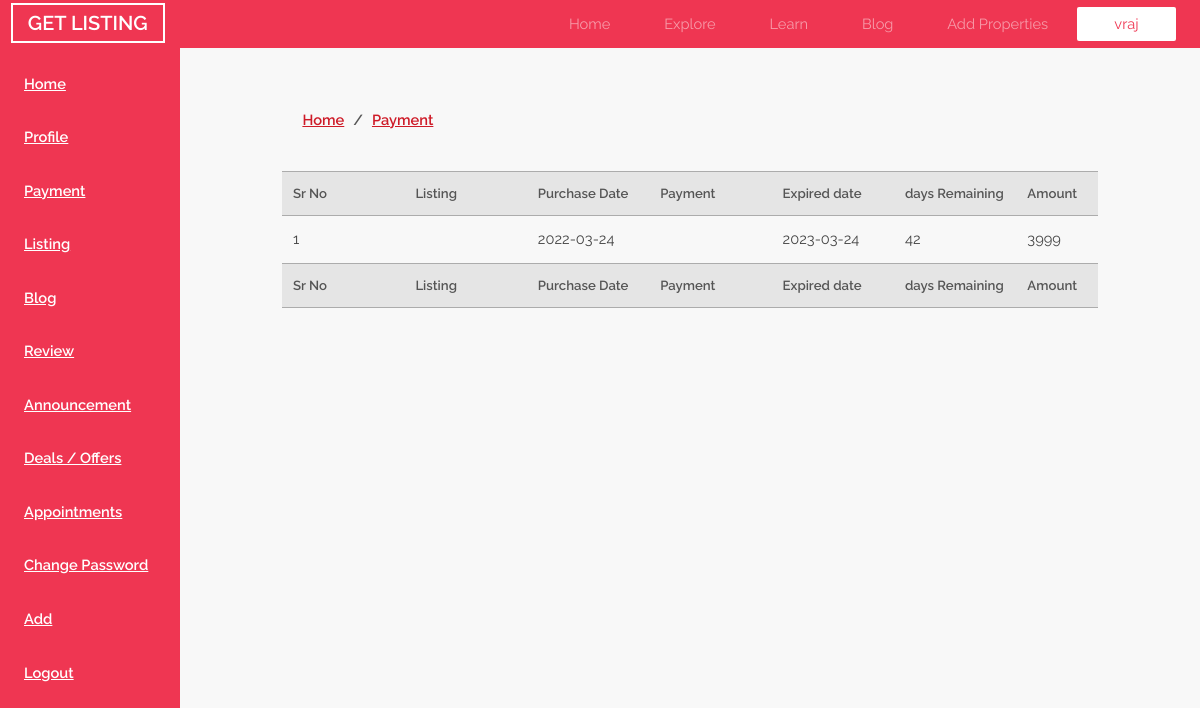
Page /dashboard/payment.php (signed in) on the committed database.
### tables this page shows
CREATE TABLE `user_type` (
  `id` int(10) NOT NULL,
  `name` varchar(50) NOT NULL,
  `email` varchar(50) NOT NULL,
  `contact` varchar(10) NOT NULL,
  `password` varchar(50) NOT NULL,
  `verify_code` int(10) NOT NULL,
  `type` varchar(20) NOT NULL DEFAULT 'user',
  `listing` int(10) NOT NULL DEFAULT 0,
  `fav_listing` text NOT NULL,
  `status` int(1) NOT NULL DEFAULT 0
);

CREATE TABLE `payment` (
  `id` int(10) NOT NULL,
  `member_id` int(10) NOT NULL,
  `member_email` varchar(50) NOT NULL,
  `member_name` varchar(50) NOT NULL,
  `amount` int(20) NOT NULL,
  `package` varchar(20) NOT NULL,
  `status` int(1) NOT NULL DEFAULT 0,
  `pur_date` date NOT NULL,
  `exp_date` date NOT NULL
);

### dashboard/payment.php (the view, shortened to what this page needs)
<link rel="stylesheet" type="text/css" href="../css/style.css">
<?php include('header.php'); ?>
<?php include('prevent_user.php'); ?>
<?php
		$user = mysqli_query($conn,"SELECT * FROM user_type WHERE id='{$_SESSION['id']}' AND type='user'");
        $free = mysqli_query($conn,"SELECT * FROM user_type WHERE id='{$_SESSION['id']}' AND type='free'");
        $standard = mysqli_query($conn,"SELECT * FROM user_type WHERE id='{$_SESSION['id']}' AND type='standard'");
        $user_row = mysqli_fetch_row($user);
        $standard_row = mysqli_fetch_row($standard);
        if (mysqli_num_rows($user)>0)
        {
        	include('user_sidebar.php');
        	?>
        	<title><?php echo ucfirst($user_row['1'])." - Payment"; ?></title>
        	<?php
        	$check_listing = mysqli_query($conn,"SELECT * FROM user_type  WHERE email = '{$user_row['2']}' && listing != '1' ");
        	if (mysqli_num_rows($check_listing)>0)
        	{
        		echo "
        			<div class='bread_crumb'>
		            	<label><a href='home.php' class='a_left'>Home</a>/<a href='payment.php' class='a_right'>Payment</a></label>
		            </div>
		            <div class='allow_listing'>
		            	<table>
		            		<td>
		            			<label>You have not added any listing, no need for payment</label>
		            		</td>
		            	</table>
		            </div>
        			";
        	}
        	else
        	{
        		$payment = mysqli_query($conn,"SELECT * FROM payment WHERE member_email = '{$user_row['2']}'");
	        	$listing = mysqli_query($conn,"SELECT * FROM listing WHERE listing_email = '{$user_row['2']}' ");
	        	$listing_row = mysqli_fetch_row($listing);
	        	if (mysqli_num_rows($payment)>0)
	        	{
	        		echo "
		            <div class='bread_crumb'>
		            	<label><a href='home.php' class='a_left'>Home</a>/<a href='payment.php' class='a_right'>Payment</a></label>
		            </div>
		            <div class='listing'>
						<table>
							<tr>
								<th>Sr No</th>
								<th>Listing</th>
								<th>Purchase Date</th>
								<th>Payment</th>
								<th>Expired date</th>
								<th>days Remaining</th>
								<th>Amount</th>
							</tr>
						";
							if (mysqli_num_rows($payment)>0)
							{
								$i = 1;
								while ($payment_row = mysqli_fetch_row($payment))
								{
									echo '
									<tr>
										<td>'.$i.'</td>
										<td>'.$listing_row['1'].'</td>
										<td>'.$payment_row['7'].'</td>
										<td>'.$listing_row['22'].'</td>
										<td>'.$payment_row['8'].'</td>
										<td>'.$rem_day.'</td>
										<td>'.$payment_row['4'].'</td>
									</tr>
									';
									$i++;
								}
							}
						echo "
								<tr>
									<th>Sr No</th>
									<th>Listing</th>
									<th>Purchase Date</th>
									<th>Payment</th>
									<th>Expired date</th>
									<th>days Remaining</th>
									<th>Amount</th>
								</tr>
							</table>
					</div>
						";
	        	}
	        	else
	        	{
		        		echo "
			            <div class='bread_crumb'>
			            	<label><a href='home.php' class='a_left'>Home</a>/<a href='payment.php' class='a_right'>Payment</a></label>
			            </div>
			            <div class='listing'>
							<table>
								<tr>
									<th>Sr No</th>
									<th>Listing</th>
									<th>Purchase Date</th>
									<th>Payment</th>
									<th>Expired date</th>
									<th>days Remaining</th>
									<th>Amount</th>
								</tr>
							";
								if ($listing_row['21'] == 'premium')
								{
									$amount_payment = '7999';
									$redirect_loc = 'payment_premium';
								}
								elseif ($listing_row['21'] == 'standard')
								{
									$amount_payment = '3999';
									$redirect_loc = 'payment_standard';
								}
										echo '
										<tr>
											<td>1</td>
											<td>'.$listing_row['1'].'</td>
											<td>'.$listing_row['22'].'</td>
											<td>'.$amount_payment.'</td>
											<td><a href="../'.$redirect_loc.'.php">Make Payment</td>
										</tr>
										';
							echo "
									<tr>
										<th>Sr No</th>
										<th>Listing</th>
										<th>Purchase Date</th>
										<th>Payment</th>
										<th>Expired date</th>
										<th>days Remaining</th>
										<th>Amount</th>
									</tr>
								</table>
						</div>
							";
		        	}
        	}
        	}
        elseif (mysqli_num_rows($standard)>0)
        {
        	include('standard_sidebar.php');
        	?>
        	<?php
        	$payment = mysqli_query($conn,"SELECT * FROM payment WHERE member_email = '{$standard_row['2']}'");
        	$listing = mysqli_query($conn,"SELECT * FROM listing WHERE listing_email = '{$standard_row['2']}' ");
        	$listing_row = mysqli_fetch_row($listing);
        	$check_listing = mysqli_query($conn,"SELECT * FROM user_type  WHERE email = '{$standard_row['2']}' && listing != '1' ");
        	if (mysqli_num_rows($check_listing)>0)
        	{
        		echo "
        			<div class='bread_crumb'>
		            	<label><a href='home.php' class='a_left'>Home</a>/<a href='payment.php' class='a_right'>Payment</a></label>
		            </div>
		            <div class='allow_listing'>
		            	<table>
		            		<td>
		            			<label>You have not added any listing, no need for payment</label>
		            		</td>
		            	</table>
		            </div>
        			";
        	}
        	elseif (mysqli_num_rows($payment)>0)
        	{
        		echo "
	            <div class='bread_crumb'>
	            	<label><a href='home.php' class='a_left'>Home</a>/<a href='payment.php' class='a_right'>Payment</a></label>
	            </div>
	            <div class='listing'>
					<table>
						<tr>
								<th>Sr No</th>
								<th>Listing</th>
								<th>Purchase Date</th>
								<th>Payment</th>
								<th>Expired date</th>
								<th>days Remaining</th>
								<th>Amount</th>
						</tr>
					";
						if (mysqli_num_rows($payment)>0)
						{
							$i = 1;
							while ($payment_row = mysqli_fetch_row($payment))
							{
								$pur_date =  strtotime(date("Y/m/d"));
								$exp_date =  strtotime($payment_row['8']);
								$rem_day = ceil(abs($exp_date - $pur_date) / 86400);
								echo '
								<tr>
										<td>'.$i.'</td>
										<td>'.$listing_row['1'].'</td>
										<td>'.$payment_row['7'].'</td>
										<td>'.$listing_row['22'].'</td>
										<td>'.$payment_row['8'].'</td>
										<td>'.$rem_day.'</td>
										<td>'.$payment_row['4'].'</td>
								</tr>
								';
								$i++;
							}
						}
					echo "
							<tr>
								<th>Sr No</th>
								<th>Listing</th>
								<th>Purchase Date</th>
								<th>Payment</th>
								<th>Expired date</th>
								<th>days Remaining</th>
								<th>Amount</th>
							</tr>
						</table>
				</div>
					";
        	}
        }
?>

### dashboard/header.php (shortened to what this page needs)
<?php include('../db.php'); session_start(); ?>
<link rel="stylesheet" href="../css/style.css" />
<link rel="stylesheet" href="https://cdnjs.cloudflare.com/ajax/libs/font-awesome/4.7.0/css/font-awesome.min.css">
<?php
	if (isset($_SESSION['id']))
	{
		$query = mysqli_query($conn,"SELECT * FROM user_type WHERE id='{$_SESSION['id']}'");
		$row = mysqli_fetch_row($query);
		echo "
			<header id='header'>
				<div class='logo_div'>
						<a class='logo' href='../index.php'>GET LISTING</a>
				</div>
				<div class='togglemnu'><span></span><span></span><span></span></div>
				<nav class='nav_header'>
					<a href='../index.php'>Home</a>
					<a href='../explore.php'>Explore</a>
					<a href='../learn.php'>Learn</a>
					<a href='../blog.php'>Blog</a>
					<a href='../plans.php'>Add Properties</a>
					<a href='home.php' class='header_a'>{$row['1']}</a>
				</nav>
			</header>
		";
	}
?>

### rows in the picture
user_type: name "vraj"
payment: pur_date "2022-03-24", exp_date "2023-03-24", amount "3999"
